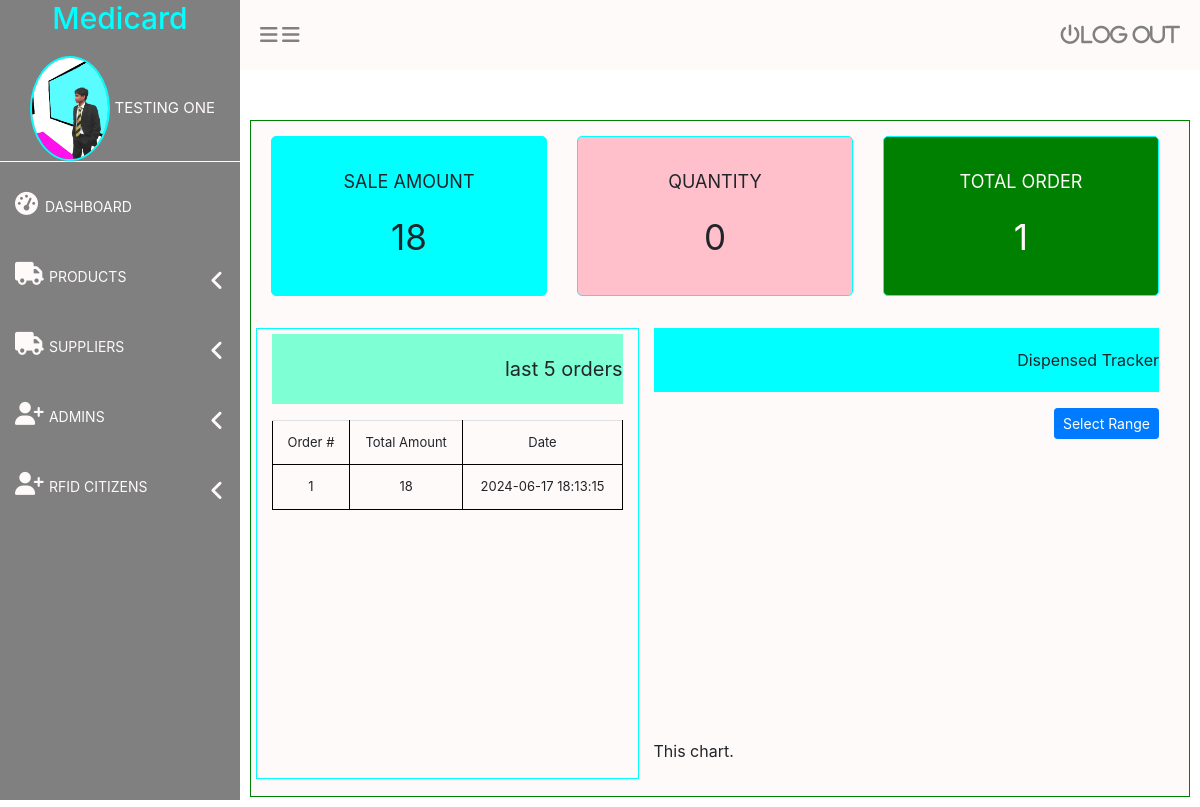
The app's page /starting/dashboard.php (signed in) with its own data.
### tables this page shows
CREATE TABLE `sales` (
  `id` int(11) NOT NULL,
  `customer_id` int(11) NOT NULL,
  `user_id` int(11) NOT NULL,
  `total_amount` double(10,2) NOT NULL,
  `amount_tendered` double(10,2) NOT NULL,
  `change_amt` double(10,2) NOT NULL,
  `date_created` datetime NOT NULL,
  `date_updated` datetime NOT NULL
);

### starting/dashboard-back.php (called while the page is built, shortened)
<?php
include('../sale.php');
function getRecentOrders($limit = 5){
    $conn = $GLOBALS['conn_pos'];
    $sql = "SELECT * FROM sales WHERE sales.date_created ORDER BY sales.date_created DESC LIMIT $limit";
    $stmt = $conn->prepare($sql);
    $stmt->execute();
    $sales = $stmt->fetchAll(PDO::FETCH_ASSOC);
    return $sales;
}
function getSaleWidgetData(){
    $start = '2024-06-01';
    $end = '2024-06-14';
    $sales = getSales($start, $end);
    $qty = 0;
    $sale_amount = 0.00;
    $orders = count($sales);
    foreach ($sales as $sale) {
        $sale_amount += $sale['total_amount'];
        $order_items = getOrderItems($sale['id']);
        $qty += array_sum(array_column($order_items, 'quantity'));
    }
    return ['qty' => $qty, 'orders' => $orders, 'sale_amount' => $sale_amount];
}
function getSales($start, $end) {
    $conn = $GLOBALS['conn_pos'];
    $sql = "SELECT * FROM sales WHERE sales.date_created >= '$start' and sales.date_created >= '$end'";
    $stmt = $conn->prepare($sql);
    $stmt->execute();
    $sales = $stmt->fetchAll(PDO::FETCH_ASSOC);
    return $sales;
}

### sale.php (called while the page is built, shortened)
<?php
function getOrderItems($id) {
    $conn = $GLOBALS['conn_pos'];
    $sql = "SELECT * FROM sale_items WHERE sales_id = $id";
    $stmt = $conn->prepare($sql);
    $stmt->execute();
    $rows = $stmt->fetchAll(PDO::FETCH_ASSOC);
    return $rows;
}

### starting/dashboard.php (the view, shortened to what this page needs)
<?php
    include('dashboard-back.php');
    $widgetData = getSaleWidgetData();
    $recentOrders = getRecentOrders();
?>
<!DOCTYPE html>
<html lang="en">
<head>
    <?php include("../fixed/app-header-scripts.php");?>
</head>
<body>
    <div id="dashboardMainCont">
        <?php include('../fixed/app-sidebar.php') ?>
        <div class="dashboard_content_container" id="dashboard_content_container">
        <?php include('../fixed/app-topnav.php') ?>
            <div class="dashboard_content">
                <div class="dashboard_content_main">
                    <div class="row widgetMainRow">
                        <div class="col-4">
                            <div class="widgetContainer widgetSale">
                                <p class="widgetHeader">Sale amount</p>
                                <p class="widgetValue"><?= number_format($widgetData['sale_amount']) ?></p>
                            </div>
                        </div>
                        <div class="col-4">
                            <div class="widgetContainer widgetQty">
                                <p class="widgetHeader">Quantity</p>
                                <p class="widgetValue"><?= number_format($widgetData['qty']) ?></p>
                            </div>
                        </div>
                        <div class="col-4">
                            <div class="widgetContainer widgetOrder">
                                <p class="widgetHeader">Total Order</p>
                                <p class="widgetValue"><?= number_format($widgetData['orders']) ?></p>
                            </div>
                        </div>
                    </div>
                    <div class="row widgetMainRow">
                        <div class="col-md-5 widgetSecondRow">
                            <p class="header">last 5 orders</p>
                            <?php
                                if (count($recentOrders) > 0) {
                                    echo '<table class="table">';
                                    echo '<tr>';
                                    echo '<td>Order #</td>';
                                    echo '<td>Total Amount</td>';
                                    echo '<td>Date</td>';
                                    echo '</tr>';
                                    foreach ($recentOrders as $order) {
                                        echo '<tr>';
                                        echo '<td>' . $order['id'] . '</td>';
                                        echo '<td>' . number_format($order['total_amount']) . '</td>';
                                        echo '<td>' . $order['date_created'] . '</td>';
                                        echo '</tr>';
                                    }
                                    echo '</table>';
                                } else {
                                    echo 'No recent orders.';
                                }
                            ?>
                        </div>
                        <div class="col-md-7">
                            <p class="header">Dispensed Tracker</p>
                            <div class="alignRight">
                                <button class="btn btn-sm btn-primary" id="daterange">
                                    Select Range
                                </button>
                            </div>
                            <figure class="highcharts-figure">
                                <div id="container"></div>
                                    <p class="highcharts-description">
                                        This chart.
                                    </p>
                            </figure>
                        </div>
                    </div>
                </div>
            </div>
        </div>
    </div>
    <link rel="stylesheet" type="text/css" href="https://cdn.jsdelivr.net/npm/daterangepicker/daterangepicker.css" />
</body>
</html>

### css/login2.css (style rules this page uses)
*, *::before, *::after { box-sizing: border-box; }
body, h1, h2, h3, h4, p, ul[class], ol[class], li, figure, figcaption, blockquote, dl, dd { margin: 0; }
body { min-height: 100vh; scroll-behavior: smooth; text-rendering: optimizeSpeed; line-height: 1.5; }
input, button, textarea, select { font: inherit; }
body { font-family: Arial; }
.header { width: 100%; padding: 20px 0px; background: aqua; text-align: right; }
#dashboardMainCont { display: flex; flex-direction: row; }
.dashboard_content_container { width: 80%; }
.dashboard_content { padding: 50px 10px 10px 10px; }
.dashboard_content_main { background: snow; min-height: 300px; height: 100%; border: 1px solid green; padding-left: 20px; }
.row { display: flex; flex-direction: row; flex-wrap: wrap; width: 100%; }
table, th, td { border: 1px solid black; border-collapse: collapse; }
table { width: 100%; }
table td { font-size: 13px; text-align: center; padding: 5px; }
.alignRight { text-align: right; }
.widgetContainer { text-align: center; padding: 31px; border: 1px solid aqua; border-radius: 5px; background: snow; }
.widgetHeader { font-size: 18px; text-transform: uppercase; }
.widgetValue { margin: 0px !important; font-size: 35px; }
.widgetSale { background: aqua; }
.widgetQty { background: pink; }
.widgetOrder { background: green; }
.widgetOrder .widgetHeader, .widgetOrder .widgetValue { color: snow; }
.widgetMainRow { padding-top: 15px; padding-bottom: 15px; border-bottom: 2px solid snow; }
#container { height: 300px; }
.widgetSecondRow { padding: 5px; border: 1px solid aqua; }
.widgetSecondRow .header { font-size: 20px; background: aquamarine; padding-left: 10px; }

### records on screen
sales: id "1", total_amount "18", date_created "2024-06-17 18:13:15"

### other values on screen
$user['first_name'] "TESTING"
$user['last_name'] "ONE"
$widgetData['sale_amount'] "18"
$widgetData['qty'] "0"
$widgetData['orders'] "1"
